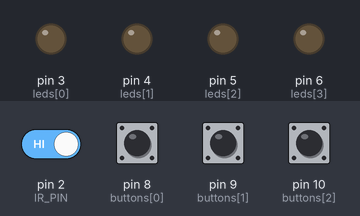
The sketch below on a simulated Arduino Uno, built with avr-gcc and run on an emulated ATmega328P. Parts: output pins drawn as LEDs (lit = HIGH). The test bench sets the inputs (shaded band); at power-on: pin 2 (IR_PIN), pin 8 (buttons[0]), pin 9 (buttons[1]), pin 10 (buttons[2]) HIGH.

Above: at 1.2 s.
1.3 s: pin 2 (IR_PIN) driven LOW
At 2.7 s:
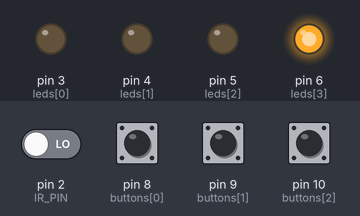
Timing chart, 0 to 4.3 s (numbered marks = the images above; inputs shaded):
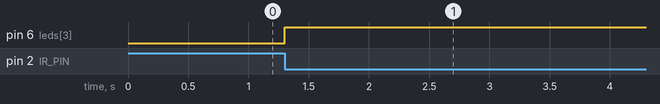

The sketch:

NoLoops.ino
```cpp
/*
 * INF471C - Connected Objects and the Internet of Things (IoT)
 * No Loops
 * Ilja Tihhanovski
 */

#define IR_PIN 2
#define PIN_COUNT 4 // number of buttons and leds

// Define pins for LEDs and buttons
// Each button (except last) is connected to own pin and to pin 2 (to fire INT0)
// Diods are used to prevent connecting other buttons to ground when some button is pressed
// (see electrical scheme)
// Last button connected only to pin 2 (I had only 3 diods, so I had to figure that out)
const uint8_t leds[PIN_COUNT] = {3, 4, 5, 6};
const uint8_t buttons[PIN_COUNT] = {8, 9, 10, IR_PIN};

// Which led is on=true or off=false
volatile bool lightOn[PIN_COUNT] = {false, false, false, false};

void setup()
{
  // Set pinmode for leds and switch the leds off (just in case)
  for(auto led : leds)
  {
    pinMode(led, OUTPUT);
    digitalWrite(led, LOW);
  }

  // Set pinmodes for buttons
  for(auto button : buttons)
    pinMode(button, INPUT_PULLUP);

  // Setup interrupt for pin 2
  attachInterrupt(digitalPinToInterrupt(IR_PIN), flip, FALLING );
}

// Interrupt handler
// Fired when pin 2 is falling from HIGH to LOW
void flip()
{
  for(uint8_t i = 0; i < PIN_COUNT; i++)    // We check for every pin (0 to 3)
    if(!digitalRead(buttons[i]))            // If the pin is LOW
    {
      lightOn[i] = !lightOn[i];             // Flip the light
      digitalWrite(leds[i], lightOn[i]);    // Set HIGH or LOW for the pin
      return;                               // Exit
      // We should exit after first pin in LOW state found to prevent flipping
      // of the last led which corresponds to last button connected only to pin 2
      // When no other pin is low, we have to assume, that last button is pressed
    }
}

// To keep code as simple as possibe, nothing is in the loop
// Actually it could be better if we put here digitalWrite-s?
void loop() {}
```

Measured:
- after the input at 1.3 s, pin 6 (leds[3]): LOW → HIGH at once
